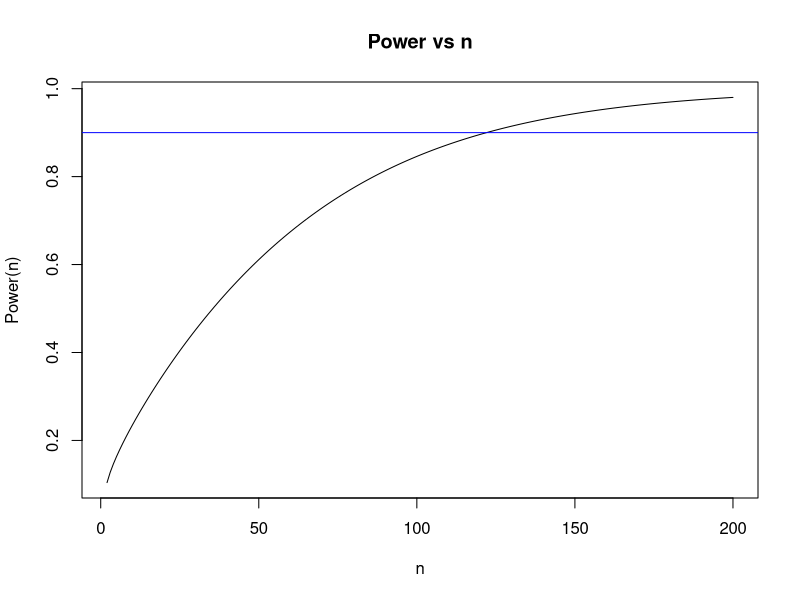

Generate this figure with R:
## ---- chunk 1
n = 2030
p = 1050/n
p
1.96* sqrt(p*(1-p)/n)
## ---- chunk 2
(1.96/2/0.01)^2
## ---- chunk 3
n = 56
pHat = 20.5/n #for continuity correction
p0 = 0.25
Zobs = (pHat-p0)/sqrt(p0*(1-p0)/n)
alpha_obs = 1-pnorm(Zobs)
alpha_obs
## ---- chunk 4
prop.test(x = 21, n = 56, p = .25, alternative = "greater", correct = TRUE)
## ---- chunk 5
n1 = 250
n2 = 500
x1 = 65
x2 = 100
prop.test(x =c(x2,x1), n = c(n2,n1), correct = F)
## ---- chunk 6
n11 = 3
n12 = 31
n21 = 12
n22 = 45
OR = (n11*n22)/(n12*n21)
SE.log.OR = sqrt(1/n11+1/n12+1/n21+1/n22)
log(OR)
1.96*SE.log.OR
## ---- chunk 7
x = c(9.43, 9.85, 10.12, 9.89, 9.81, 10.3)
Sn = var(x)
Sn
Sn/sqrt(1.61/5)
## ---- chunk 8
alpha = 0.05
z.alpha.half = qnorm(1-alpha/2)
E.o = 0.1
sigma = 0.1550796
(z.alpha.half*sigma/E.o)^2

## ---- chunk 9
n1 = 14
n2 = 18
S1.sq = 645.16
S2.sq = 1413.76
alpha = 0.1
F = S1.sq/S2.sq
crit.up = qf(1-0.05, 13,17)
crit.low = qf(0.05, 13,17)
F
crit.low
crit.up
## ---- chunk 10
2*min(pf(F, 13,17), 1- pf(F,13,17))

## ---- chunk 11
sigma0.sq = (1/4+1/36+1/9)*25
sigma1.sq = sigma0.sq + 2*25*(0.56/12+0.18/6+0.21/18)
Power = function(n){
    crit = sigma0.sq/sigma1.sq*qchisq(p = 0.05, df = n-1, lower.tail = FALSE)
    pchisq(q = crit, df = n-1, lower.tail = FALSE)
}
n = 2:200
plot(n, Power(n), type = 'l', main = "Power vs n")
abline(h = 0.9, col = 'blue')
n[Power(n)>=0.9][1]
